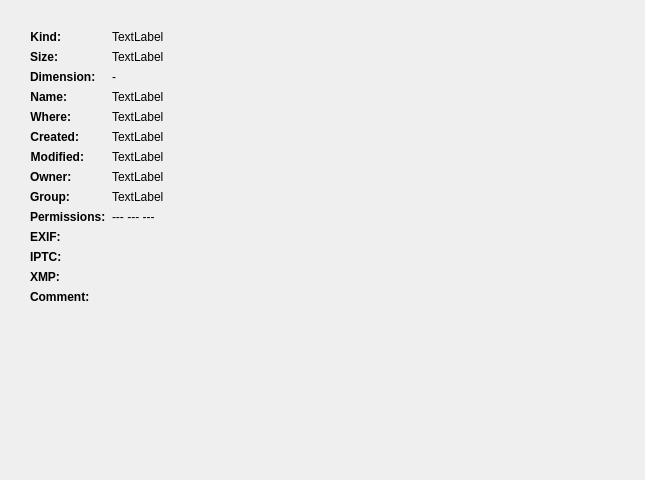
<?xml version="1.0" encoding="UTF-8"?>
<ui version="4.0">
 <class>InfoWidget</class>
 <widget class="QWidget" name="InfoWidget">
  <property name="geometry">
   <rect>
    <x>0</x>
    <y>0</y>
    <width>645</width>
    <height>480</height>
   </rect>
  </property>
  <property name="windowTitle">
   <string>Form</string>
  </property>
  <widget class="QWidget" name="infoWidget" native="true">
   <property name="geometry">
    <rect>
     <x>30</x>
     <y>30</y>
     <width>263</width>
     <height>262</height>
    </rect>
   </property>
   <property name="sizePolicy">
    <sizepolicy hsizetype="Preferred" vsizetype="Fixed">
     <horstretch>0</horstretch>
     <verstretch>0</verstretch>
    </sizepolicy>
   </property>
   <layout class="QFormLayout" name="formLayout">
    <property name="sizeConstraint">
     <enum>QLayout::SetFixedSize</enum>
    </property>
    <property name="margin">
     <number>0</number>
    </property>
    <item row="0" column="0">
     <widget class="QLabel" name="label">
      <property name="sizePolicy">
       <sizepolicy hsizetype="Fixed" vsizetype="Fixed">
        <horstretch>0</horstretch>
        <verstretch>0</verstretch>
       </sizepolicy>
      </property>
      <property name="font">
       <font>
        <weight>75</weight>
        <bold>true</bold>
       </font>
      </property>
      <property name="text">
       <string>Kind:</string>
      </property>
      <property name="alignment">
       <set>Qt::AlignRight|Qt::AlignTrailing|Qt::AlignVCenter</set>
      </property>
     </widget>
    </item>
    <item row="0" column="1">
     <widget class="QLabel" name="kindLabel">
      <property name="sizePolicy">
       <sizepolicy hsizetype="Preferred" vsizetype="Fixed">
        <horstretch>0</horstretch>
        <verstretch>0</verstretch>
       </sizepolicy>
      </property>
      <property name="text">
       <string>TextLabel</string>
      </property>
     </widget>
    </item>
    <item row="1" column="0">
     <widget class="QLabel" name="label_4">
      <property name="font">
       <font>
        <weight>75</weight>
        <bold>true</bold>
       </font>
      </property>
      <property name="text">
       <string>Size:</string>
      </property>
      <property name="alignment">
       <set>Qt::AlignRight|Qt::AlignTrailing|Qt::AlignVCenter</set>
      </property>
     </widget>
    </item>
    <item row="1" column="1">
     <widget class="QLabel" name="sizeLabel">
      <property name="sizePolicy">
       <sizepolicy hsizetype="Preferred" vsizetype="Fixed">
        <horstretch>0</horstretch>
        <verstretch>0</verstretch>
       </sizepolicy>
      </property>
      <property name="text">
       <string>TextLabel</string>
      </property>
     </widget>
    </item>
    <item row="2" column="0">
     <widget class="QLabel" name="label_14">
      <property name="sizePolicy">
       <sizepolicy hsizetype="Preferred" vsizetype="Fixed">
        <horstretch>0</horstretch>
        <verstretch>0</verstretch>
       </sizepolicy>
      </property>
      <property name="font">
       <font>
        <weight>75</weight>
        <bold>true</bold>
       </font>
      </property>
      <property name="text">
       <string>Dimension:</string>
      </property>
     </widget>
    </item>
    <item row="2" column="1">
     <widget class="QLabel" name="dimensionLabel">
      <property name="sizePolicy">
       <sizepolicy hsizetype="Preferred" vsizetype="Fixed">
        <horstretch>0</horstretch>
        <verstretch>0</verstretch>
       </sizepolicy>
      </property>
      <property name="text">
       <string>-</string>
      </property>
     </widget>
    </item>
    <item row="3" column="0">
     <widget class="QLabel" name="label_3">
      <property name="font">
       <font>
        <weight>75</weight>
        <bold>true</bold>
       </font>
      </property>
      <property name="text">
       <string>Name:</string>
      </property>
      <property name="alignment">
       <set>Qt::AlignRight|Qt::AlignTrailing|Qt::AlignVCenter</set>
      </property>
     </widget>
    </item>
    <item row="3" column="1">
     <widget class="QLabel" name="fileLabel">
      <property name="sizePolicy">
       <sizepolicy hsizetype="Preferred" vsizetype="Fixed">
        <horstretch>0</horstretch>
        <verstretch>0</verstretch>
       </sizepolicy>
      </property>
      <property name="text">
       <string>TextLabel</string>
      </property>
     </widget>
    </item>
    <item row="4" column="0">
     <widget class="QLabel" name="label_2">
      <property name="sizePolicy">
       <sizepolicy hsizetype="Fixed" vsizetype="Fixed">
        <horstretch>0</horstretch>
        <verstretch>0</verstretch>
       </sizepolicy>
      </property>
      <property name="font">
       <font>
        <weight>75</weight>
        <bold>true</bold>
       </font>
      </property>
      <property name="text">
       <string>Where:</string>
      </property>
      <property name="alignment">
       <set>Qt::AlignRight|Qt::AlignTrailing|Qt::AlignVCenter</set>
      </property>
     </widget>
    </item>
    <item row="4" column="1">
     <widget class="QLabel" name="pathLabel">
      <property name="sizePolicy">
       <sizepolicy hsizetype="Preferred" vsizetype="Fixed">
        <horstretch>0</horstretch>
        <verstretch>0</verstretch>
       </sizepolicy>
      </property>
      <property name="text">
       <string>TextLabel</string>
      </property>
     </widget>
    </item>
    <item row="5" column="0">
     <widget class="QLabel" name="label_8">
      <property name="font">
       <font>
        <weight>75</weight>
        <bold>true</bold>
       </font>
      </property>
      <property name="text">
       <string>Created:</string>
      </property>
      <property name="alignment">
       <set>Qt::AlignRight|Qt::AlignTrailing|Qt::AlignVCenter</set>
      </property>
     </widget>
    </item>
    <item row="5" column="1">
     <widget class="QLabel" name="createdLabel">
      <property name="sizePolicy">
       <sizepolicy hsizetype="Preferred" vsizetype="Fixed">
        <horstretch>0</horstretch>
        <verstretch>0</verstretch>
       </sizepolicy>
      </property>
      <property name="text">
       <string>TextLabel</string>
      </property>
     </widget>
    </item>
    <item row="6" column="0">
     <widget class="QLabel" name="label_9">
      <property name="font">
       <font>
        <weight>75</weight>
        <bold>true</bold>
       </font>
      </property>
      <property name="text">
       <string>Modified:</string>
      </property>
      <property name="alignment">
       <set>Qt::AlignRight|Qt::AlignTrailing|Qt::AlignVCenter</set>
      </property>
     </widget>
    </item>
    <item row="6" column="1">
     <widget class="QLabel" name="modifiedLabel">
      <property name="sizePolicy">
       <sizepolicy hsizetype="Preferred" vsizetype="Fixed">
        <horstretch>0</horstretch>
        <verstretch>0</verstretch>
       </sizepolicy>
      </property>
      <property name="text">
       <string>TextLabel</string>
      </property>
     </widget>
    </item>
    <item row="7" column="0">
     <widget class="QLabel" name="label_6">
      <property name="sizePolicy">
       <sizepolicy hsizetype="Fixed" vsizetype="Fixed">
        <horstretch>0</horstretch>
        <verstretch>0</verstretch>
       </sizepolicy>
      </property>
      <property name="font">
       <font>
        <weight>75</weight>
        <bold>true</bold>
       </font>
      </property>
      <property name="text">
       <string>Owner:</string>
      </property>
     </widget>
    </item>
    <item row="7" column="1">
     <widget class="QLabel" name="ownerLabel">
      <property name="sizePolicy">
       <sizepolicy hsizetype="Preferred" vsizetype="Fixed">
        <horstretch>0</horstretch>
        <verstretch>0</verstretch>
       </sizepolicy>
      </property>
      <property name="text">
       <string>TextLabel</string>
      </property>
     </widget>
    </item>
    <item row="8" column="0">
     <widget class="QLabel" name="label_10">
      <property name="sizePolicy">
       <sizepolicy hsizetype="Fixed" vsizetype="Fixed">
        <horstretch>0</horstretch>
        <verstretch>0</verstretch>
       </sizepolicy>
      </property>
      <property name="font">
       <font>
        <weight>75</weight>
        <bold>true</bold>
       </font>
      </property>
      <property name="text">
       <string>Group:</string>
      </property>
     </widget>
    </item>
    <item row="8" column="1">
     <widget class="QLabel" name="groupLabel">
      <property name="sizePolicy">
       <sizepolicy hsizetype="Preferred" vsizetype="Fixed">
        <horstretch>0</horstretch>
        <verstretch>0</verstretch>
       </sizepolicy>
      </property>
      <property name="text">
       <string>TextLabel</string>
      </property>
     </widget>
    </item>
    <item row="9" column="0">
     <widget class="QLabel" name="label_12">
      <property name="sizePolicy">
       <sizepolicy hsizetype="Fixed" vsizetype="Fixed">
        <horstretch>0</horstretch>
        <verstretch>0</verstretch>
       </sizepolicy>
      </property>
      <property name="font">
       <font>
        <weight>75</weight>
        <bold>true</bold>
       </font>
      </property>
      <property name="text">
       <string>Permissions:</string>
      </property>
     </widget>
    </item>
    <item row="9" column="1">
     <widget class="QLabel" name="permissionsLabel">
      <property name="sizePolicy">
       <sizepolicy hsizetype="Preferred" vsizetype="Fixed">
        <horstretch>0</horstretch>
        <verstretch>0</verstretch>
       </sizepolicy>
      </property>
      <property name="text">
       <string>--- --- ---</string>
      </property>
     </widget>
    </item>
    <item row="10" column="0">
     <widget class="QLabel" name="label_7">
      <property name="sizePolicy">
       <sizepolicy hsizetype="Fixed" vsizetype="Fixed">
        <horstretch>0</horstretch>
        <verstretch>0</verstretch>
       </sizepolicy>
      </property>
      <property name="font">
       <font>
        <weight>75</weight>
        <bold>true</bold>
       </font>
      </property>
      <property name="text">
       <string>EXIF:</string>
      </property>
     </widget>
    </item>
    <item row="10" column="1">
     <widget class="QLabel" name="exifLabel">
      <property name="sizePolicy">
       <sizepolicy hsizetype="Preferred" vsizetype="Fixed">
        <horstretch>0</horstretch>
        <verstretch>0</verstretch>
       </sizepolicy>
      </property>
      <property name="text">
       <string>&lt;none&gt;</string>
      </property>
     </widget>
    </item>
    <item row="11" column="0">
     <widget class="QLabel" name="label_5">
      <property name="sizePolicy">
       <sizepolicy hsizetype="Preferred" vsizetype="Fixed">
        <horstretch>0</horstretch>
        <verstretch>0</verstretch>
       </sizepolicy>
      </property>
      <property name="font">
       <font>
        <weight>75</weight>
        <bold>true</bold>
       </font>
      </property>
      <property name="text">
       <string>IPTC:</string>
      </property>
     </widget>
    </item>
    <item row="11" column="1">
     <widget class="QLabel" name="iptcLabel">
      <property name="sizePolicy">
       <sizepolicy hsizetype="Preferred" vsizetype="Fixed">
        <horstretch>0</horstretch>
        <verstretch>0</verstretch>
       </sizepolicy>
      </property>
      <property name="text">
       <string>&lt;none&gt;</string>
      </property>
     </widget>
    </item>
    <item row="12" column="0">
     <widget class="QLabel" name="label_13">
      <property name="sizePolicy">
       <sizepolicy hsizetype="Preferred" vsizetype="Fixed">
        <horstretch>0</horstretch>
        <verstretch>0</verstretch>
       </sizepolicy>
      </property>
      <property name="font">
       <font>
        <weight>75</weight>
        <bold>true</bold>
       </font>
      </property>
      <property name="text">
       <string>XMP:</string>
      </property>
     </widget>
    </item>
    <item row="12" column="1">
     <widget class="QLabel" name="xmpLabel">
      <property name="sizePolicy">
       <sizepolicy hsizetype="Preferred" vsizetype="Fixed">
        <horstretch>0</horstretch>
        <verstretch>0</verstretch>
       </sizepolicy>
      </property>
      <property name="text">
       <string>&lt;none&gt;</string>
      </property>
     </widget>
    </item>
    <item row="13" column="0">
     <widget class="QLabel" name="label_11">
      <property name="sizePolicy">
       <sizepolicy hsizetype="Preferred" vsizetype="Fixed">
        <horstretch>0</horstretch>
        <verstretch>0</verstretch>
       </sizepolicy>
      </property>
      <property name="font">
       <font>
        <weight>75</weight>
        <bold>true</bold>
       </font>
      </property>
      <property name="text">
       <string>Comment:</string>
      </property>
     </widget>
    </item>
    <item row="13" column="1">
     <widget class="QLabel" name="commentLabel">
      <property name="sizePolicy">
       <sizepolicy hsizetype="Preferred" vsizetype="Fixed">
        <horstretch>0</horstretch>
        <verstretch>0</verstretch>
       </sizepolicy>
      </property>
      <property name="text">
       <string>&lt;none&gt;</string>
      </property>
     </widget>
    </item>
   </layout>
  </widget>
 </widget>
 <resources/>
 <connections/>
</ui>
